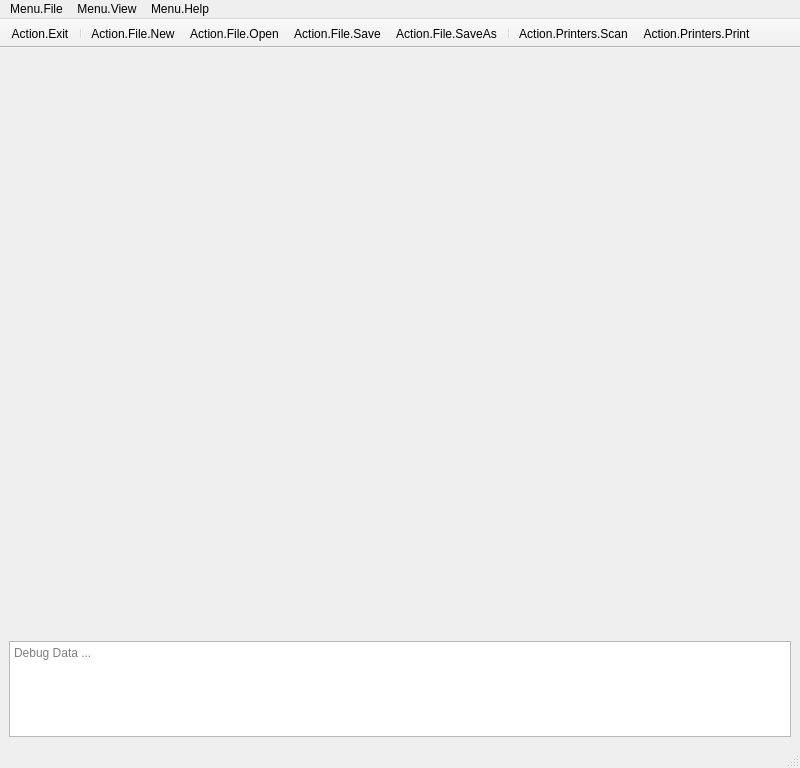
<?xml version="1.0" encoding="UTF-8"?>
<ui version="4.0">
 <class>MainWindow</class>
 <widget class="QMainWindow" name="MainWindow">
  <property name="geometry">
   <rect>
    <x>0</x>
    <y>0</y>
    <width>800</width>
    <height>768</height>
   </rect>
  </property>
  <property name="windowTitle">
   <string>MainWindow</string>
  </property>
  <widget class="QWidget" name="centralwidget">
   <layout class="QVBoxLayout" name="verticalLayout">
    <item>
     <widget class="SettingsWidget" name="widget_Settings" native="true"/>
    </item>
    <item>
     <widget class="FeatureBlocksWidget" name="widget_FeatureBlocks" native="true"/>
    </item>
    <item>
     <widget class="QTextEdit" name="textEdit_Debug">
      <property name="sizePolicy">
       <sizepolicy hsizetype="Expanding" vsizetype="Minimum">
        <horstretch>0</horstretch>
        <verstretch>0</verstretch>
       </sizepolicy>
      </property>
      <property name="minimumSize">
       <size>
        <width>0</width>
        <height>0</height>
       </size>
      </property>
      <property name="maximumSize">
       <size>
        <width>16777215</width>
        <height>96</height>
       </size>
      </property>
      <property name="baseSize">
       <size>
        <width>0</width>
        <height>0</height>
       </size>
      </property>
      <property name="focusPolicy">
       <enum>Qt::FocusPolicy::NoFocus</enum>
      </property>
      <property name="frameShape">
       <enum>QFrame::Shape::StyledPanel</enum>
      </property>
      <property name="documentTitle">
       <string/>
      </property>
      <property name="textInteractionFlags">
       <set>Qt::TextInteractionFlag::TextSelectableByKeyboard|Qt::TextInteractionFlag::TextSelectableByMouse</set>
      </property>
      <property name="placeholderText">
       <string>Debug Data ...</string>
      </property>
     </widget>
    </item>
   </layout>
  </widget>
  <widget class="QMenuBar" name="menubar">
   <property name="geometry">
    <rect>
     <x>0</x>
     <y>0</y>
     <width>800</width>
     <height>30</height>
    </rect>
   </property>
   <widget class="QMenu" name="menuFile">
    <property name="title">
     <string>Menu.File</string>
    </property>
    <addaction name="actionFileNew"/>
    <addaction name="actionFileOpen"/>
    <addaction name="actionFileSave"/>
    <addaction name="actionFileSaveAs"/>
    <addaction name="separator"/>
    <addaction name="actionExit"/>
   </widget>
   <widget class="QMenu" name="menuView">
    <property name="title">
     <string>Menu.View</string>
    </property>
    <widget class="QMenu" name="menuViewLanguage">
     <property name="title">
      <string>Menu.View.Language</string>
     </property>
    </widget>
    <addaction name="menuViewLanguage"/>
   </widget>
   <widget class="QMenu" name="menuHelp">
    <property name="title">
     <string>Menu.Help</string>
    </property>
    <addaction name="actionAboutRollScript"/>
    <addaction name="actionAboutQt"/>
   </widget>
   <addaction name="menuFile"/>
   <addaction name="menuView"/>
   <addaction name="menuHelp"/>
  </widget>
  <widget class="QStatusBar" name="statusbar"/>
  <widget class="QToolBar" name="toolBar">
   <property name="windowTitle">
    <string>toolBar</string>
   </property>
   <property name="movable">
    <bool>false</bool>
   </property>
   <property name="allowedAreas">
    <set>Qt::ToolBarArea::TopToolBarArea</set>
   </property>
   <attribute name="toolBarArea">
    <enum>TopToolBarArea</enum>
   </attribute>
   <attribute name="toolBarBreak">
    <bool>false</bool>
   </attribute>
   <addaction name="actionExit"/>
   <addaction name="separator"/>
   <addaction name="actionFileNew"/>
   <addaction name="actionFileOpen"/>
   <addaction name="actionFileSave"/>
   <addaction name="actionFileSaveAs"/>
   <addaction name="separator"/>
   <addaction name="actionPrintersScan"/>
   <addaction name="actionPrintersPrint"/>
  </widget>
  <action name="actionExit">
   <property name="icon">
    <iconset resource="../Resources/RollScript.qrc">
     <normaloff>:/icons/actionExit.Normal</normaloff>
     <disabledoff>:/icons/actionExit.Disabled</disabledoff>:/icons/actionExit.Normal</iconset>
   </property>
   <property name="text">
    <string>Action.Exit</string>
   </property>
   <property name="toolTip">
    <string>Tooltip.Exit</string>
   </property>
   <property name="statusTip">
    <string>Status.Exit</string>
   </property>
   <property name="menuRole">
    <enum>QAction::MenuRole::QuitRole</enum>
   </property>
  </action>
  <action name="actionAboutQt">
   <property name="text">
    <string>Action.About.Qt</string>
   </property>
   <property name="toolTip">
    <string>Tooltip.About.Qt</string>
   </property>
   <property name="statusTip">
    <string>Status.About.Qt</string>
   </property>
   <property name="menuRole">
    <enum>QAction::MenuRole::TextHeuristicRole</enum>
   </property>
  </action>
  <action name="actionAboutRollScript">
   <property name="text">
    <string>Action.About.RollScript</string>
   </property>
   <property name="toolTip">
    <string>Tooltip.About.RollScript</string>
   </property>
   <property name="statusTip">
    <string>Status.About.RollScript</string>
   </property>
   <property name="menuRole">
    <enum>QAction::MenuRole::TextHeuristicRole</enum>
   </property>
  </action>
  <action name="actionFileNew">
   <property name="icon">
    <iconset resource="../Resources/RollScript.qrc">
     <normaloff>:/icons/actionFileNew.Normal</normaloff>
     <disabledoff>:/icons/actionFileNew.Disabled</disabledoff>:/icons/actionFileNew.Normal</iconset>
   </property>
   <property name="text">
    <string>Action.File.New</string>
   </property>
   <property name="toolTip">
    <string>Tooltip.File.New</string>
   </property>
   <property name="statusTip">
    <string>Status.File.New</string>
   </property>
   <property name="menuRole">
    <enum>QAction::MenuRole::TextHeuristicRole</enum>
   </property>
  </action>
  <action name="actionFileOpen">
   <property name="icon">
    <iconset resource="../Resources/RollScript.qrc">
     <normaloff>:/icons/actionFileOpen.Normal</normaloff>
     <disabledoff>:/icons/actionFileOpen.Disabled</disabledoff>:/icons/actionFileOpen.Normal</iconset>
   </property>
   <property name="text">
    <string>Action.File.Open</string>
   </property>
   <property name="toolTip">
    <string>Tooltip.File.New</string>
   </property>
   <property name="statusTip">
    <string>Status.File.New</string>
   </property>
   <property name="menuRole">
    <enum>QAction::MenuRole::TextHeuristicRole</enum>
   </property>
  </action>
  <action name="actionFileSave">
   <property name="icon">
    <iconset resource="../Resources/RollScript.qrc">
     <normaloff>:/icons/actionFileSave.Normal</normaloff>
     <disabledoff>:/icons/actionFileSave.Disabled</disabledoff>:/icons/actionFileSave.Normal</iconset>
   </property>
   <property name="text">
    <string>Action.File.Save</string>
   </property>
   <property name="toolTip">
    <string>Tooltip.File.Save</string>
   </property>
   <property name="statusTip">
    <string>Status.File.Save</string>
   </property>
   <property name="menuRole">
    <enum>QAction::MenuRole::TextHeuristicRole</enum>
   </property>
  </action>
  <action name="actionFileSaveAs">
   <property name="icon">
    <iconset resource="../Resources/RollScript.qrc">
     <normaloff>:/icons/actionFileSaveAs.Normal</normaloff>
     <disabledoff>:/icons/actionFileSaveAs.Disabled</disabledoff>:/icons/actionFileSaveAs.Normal</iconset>
   </property>
   <property name="text">
    <string>Action.File.SaveAs</string>
   </property>
   <property name="toolTip">
    <string>Tooltip.File.SaveAs</string>
   </property>
   <property name="statusTip">
    <string>Status.File.SaveAs</string>
   </property>
   <property name="menuRole">
    <enum>QAction::MenuRole::TextHeuristicRole</enum>
   </property>
  </action>
  <action name="actionPrintersScan">
   <property name="icon">
    <iconset resource="../Resources/RollScript.qrc">
     <normaloff>:/icons/actionPrintersScan.Normal</normaloff>
     <disabledoff>:/icons/actionPrintersScan.Disabled</disabledoff>:/icons/actionPrintersScan.Normal</iconset>
   </property>
   <property name="text">
    <string>Action.Printers.Scan</string>
   </property>
   <property name="toolTip">
    <string>Tooltip.Printers.Scan</string>
   </property>
   <property name="statusTip">
    <string>Status.Printers.Scan</string>
   </property>
   <property name="menuRole">
    <enum>QAction::MenuRole::TextHeuristicRole</enum>
   </property>
  </action>
  <action name="actionPrintersPrint">
   <property name="icon">
    <iconset resource="../Resources/RollScript.qrc">
     <normaloff>:/icons/actionPrintersPrint.Normal</normaloff>
     <disabledoff>:/icons/actionPrintersPrint.Disabled</disabledoff>:/icons/actionPrintersPrint.Normal</iconset>
   </property>
   <property name="text">
    <string>Action.Printers.Print</string>
   </property>
   <property name="toolTip">
    <string>Tooltip.Printers.Print</string>
   </property>
   <property name="statusTip">
    <string>Status.Printers.Print</string>
   </property>
   <property name="menuRole">
    <enum>QAction::MenuRole::TextHeuristicRole</enum>
   </property>
  </action>
 </widget>
 <customwidgets>
  <customwidget>
   <class>SettingsWidget</class>
   <extends>QWidget</extends>
   <header>Gui/Widgets/SettingsWidget.h</header>
   <container>1</container>
  </customwidget>
  <customwidget>
   <class>FeatureBlocksWidget</class>
   <extends>QWidget</extends>
   <header>Gui/Widgets/FeatureBlocksWidget.h</header>
   <container>1</container>
  </customwidget>
 </customwidgets>
 <resources>
  <include location="../Resources/RollScript.qrc"/>
 </resources>
 <connections/>
</ui>
